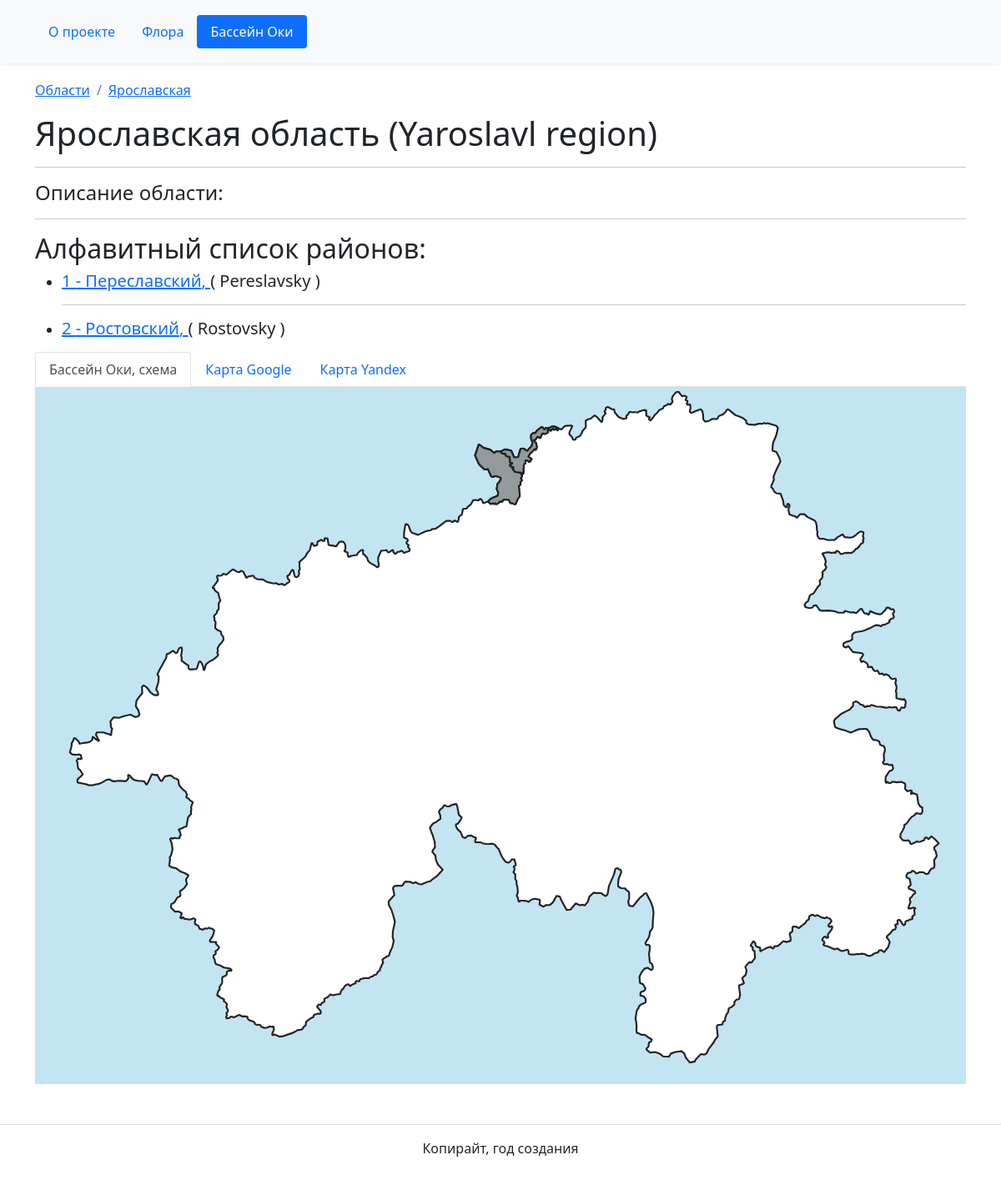
Screenshot of /oka_basin/Ярославская/ with the database file from the repository.
### oka_basin/models.py (models this page shows, shortened)
class Region(models.Model):
    id = models.IntegerField(primary_key=True, verbose_name='Номер региона')
    name = models.CharField(max_length=30, unique=True, verbose_name='Название региона' )
    description = models.TextField(blank=True, default='', verbose_name='Описание')
    name_en = models.SlugField(blank=True, verbose_name='Название на английском')
    svg_path = models.TextField(blank=True, default='', verbose_name='Границы области, SVG path')

class District(models.Model):
    id = models.IntegerField(primary_key=True)
    region_id = models.ForeignKey(Region, verbose_name="region_name", on_delete=models.CASCADE)
    name = models.CharField(max_length=30, unique=True, )
    description = models.TextField(blank=True, default='')
    name_en = models.SlugField(blank=True, verbose_name='Name in English')
    svg_path = models.TextField(blank=True, default='', verbose_name='Границы района, SVG path')

### oka_basin/views.py (the view)
# urls.py: path('<str:region>/',  DistrictListView.as_view(), name='districts'),
class DistrictListView(ListView):
    template_name = 'oka_basin/districts.html'
    def get_queryset(self):
        self.region = get_object_or_404(Region, name=self.kwargs["region"])
        return District.objects.filter(region_id=self.region.id)
    def get_context_data(self, **kwargs):
        context = super().get_context_data(**kwargs)
        context["region"] = self.region
        return context

### templates/oka_basin/districts.html (shortened to what this page needs)
{% extends "oka_basin/oka_basin_maps.html" %}
{% block oka_bassin_content %}
<nav aria-label="breadcrumb">
    <ol class="breadcrumb">
      <li class="breadcrumb-item"><a href="{% url 'oka_basin:regions' %}">Области</a></li>
      <li class="breadcrumb-item"><a href="#">{{ region.name }}</a></li>
    </ol>
  </nav>
  <h1>{{ region.name }} область  ({{ region.name_en }} region) </h1>
  <hr>
  <h4>Описание области:</h4>
  <hr>
  <h2>Алфавитный список районов:  </h2>
  <ul>
    {% for district in district_list %}
      <li>
        <h5><a href="{% url 'oka_basin:species' region.name district.name %}">
        {{ district.id }} &dash; {{ district.name }},
      </a> ( {{ district.name_en }} )
       </h5>
      </li>
      {% if not forloop.last %}
        <hr>
      {% endif %}
    {% endfor %}
  </ul>
{% endblock %}

### rows the page displays
Region: name "Ярославская", name_en "Yaroslavl"
District: id "1", name "Переславский", name_en "Pereslavsky"
District: id "2", name "Ростовский", name_en "Rostovsky"
